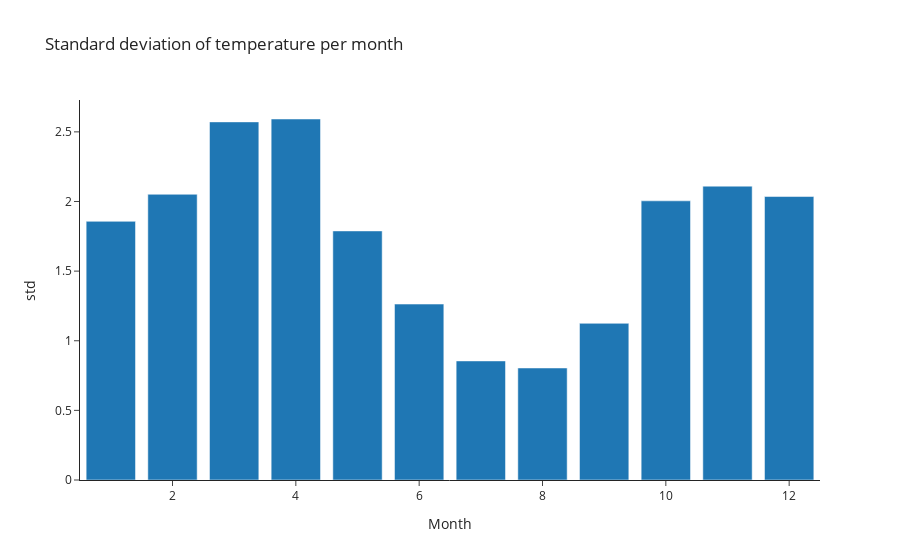

Write notebook code for a chart like this one.
### Code cell
month_std_df = israel_df.groupby('Month', as_index=False).agg(std=pd.NamedAgg(column="Temp", aggfunc="std"))
fig_2 = px.bar(month_std_df,
           x='Month', y='std',
           title="Standard deviation of temperature per month")
fig_2.show()
# pio.write_image(fig=fig_2, engine='orca', file='./israel_temp_std_per_month.png')

### Figure 1 — Plotly figure (JSON) as saved in the notebook; plotly's stock layout.template omitted (floating-point values rounded to 4 significant figures)
{"data": [{"alignmentgroup": "True", "hovertemplate": "Month=%{x}<br>std=%{y}<extra></extra>", "legendgroup": "", "marker": {"color": "#1F77B4", "pattern": {"shape": ""}}, "name": "", "offsetgroup": "", "orientation": "v", "showlegend": false, "textposition": "auto", "x": [1, 2, 3, 4, 5, 6, 7, 8, 9, 10, 11, 12], "xaxis": "x", "y": [1.857, 2.052, 2.572, 2.592, 1.789, 1.263, 0.8551, 0.8045, 1.125, 2.005, 2.11, 2.036], "yaxis": "y", "type": "bar"}], "layout": {"xaxis": {"anchor": "y", "domain": [0.0, 1.0], "title": {"text": "Month"}}, "yaxis": {"anchor": "x", "domain": [0.0, 1.0], "title": {"text": "std"}}, "legend": {"tracegroupgap": 0}, "title": {"text": "Standard deviation of temperature per month"}, "barmode": "relative"}}
